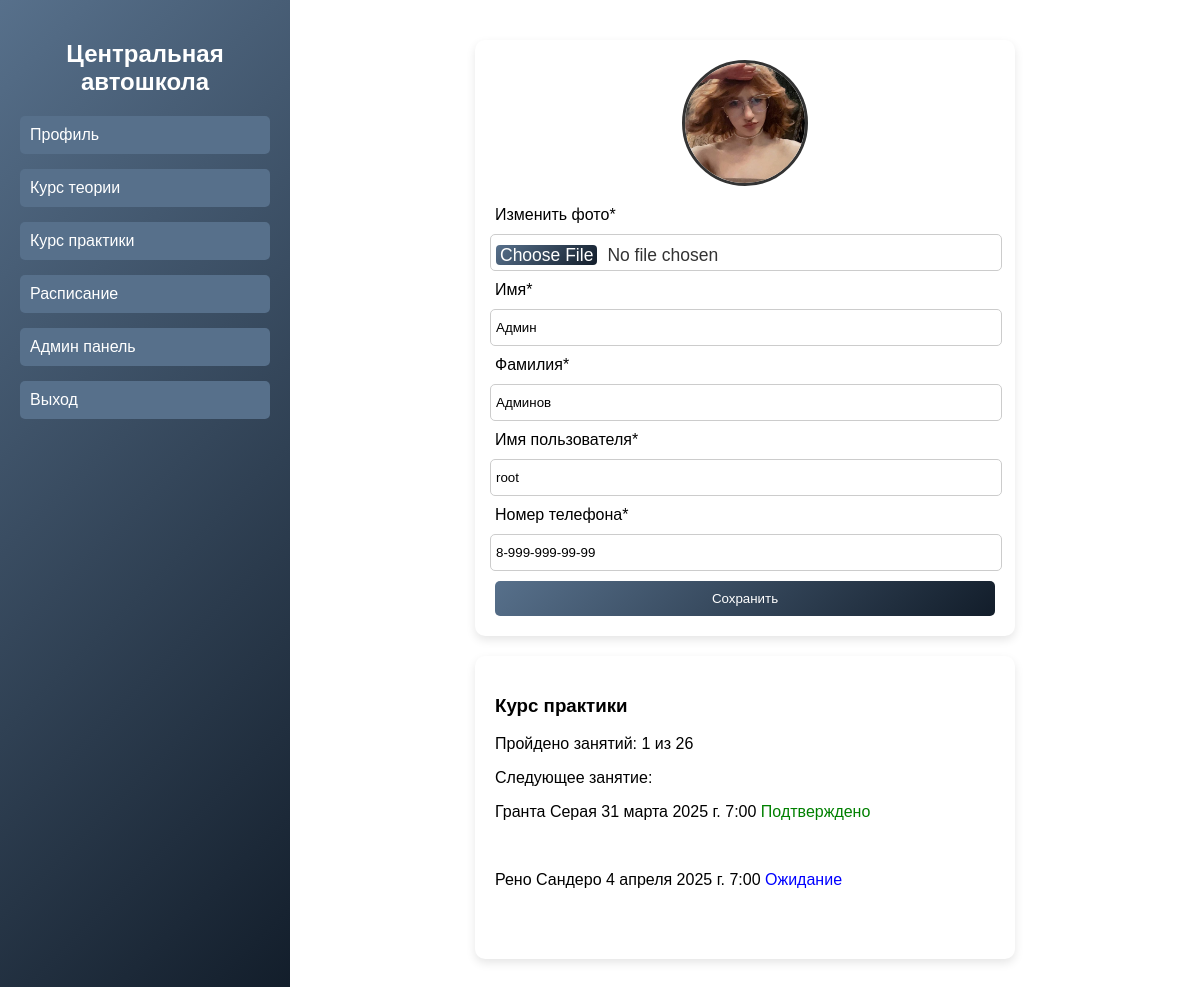
The page /user/profile/ (signed in) on the database its author committed.
### users/models.py (models this page shows, shortened)
class User(AbstractUser):
    image = models.ImageField(upload_to='users_images', blank=True, null=True, verbose_name='Аватар')
    phone = models.CharField(max_length=15,verbose_name='Телефон')
    completed_classes = models.IntegerField(blank=True, null=True, verbose_name='Пройденные занятия')
    course_purchased = models.BooleanField(default=False, verbose_name='Курс куплен')
    class Meta:
        db_table = 'user'
        verbose_name = 'Пользователя'
        verbose_name_plural = 'Пользователи'
    def __str__(self):
        return self.username

class Booking(models.Model):
    STATUS_CHOICES = [
        ('pending', 'Ожидание'),
        ('confirmed', 'Подтверждено'),
        ('rejected', 'Отклонено'),
    ]
    user = models.ForeignKey(User, on_delete=models.CASCADE, related_name='bookings')
    car_model = models.CharField(max_length=100)
    date = models.DateField()
    time = models.TimeField()
    status = models.CharField(max_length=10, choices=STATUS_CHOICES, default='pending')
    class Meta:
        db_table = 'Booking'
        verbose_name = 'Запись пользователя'
        verbose_name_plural = 'Записи пользователей'

### users/views.py (the view)
# urls.py: path('profile/', views.profile, name='profile'),
@login_required
def profile(request):
    if request.POST:
        form = ProfileForm(data=request.POST, instance=request.user, files=request.FILES)
        if form.is_valid():
            form.save()
            return HttpResponseRedirect(reverse('users:profile'))
    else:
        form = ProfileForm(instance=request.user)
    db_booking = Booking.objects.filter(user=request.user,).order_by('date')
    user = get_object_or_404(User,username=request.user.username)
    context = {'title':'Кабинет', 'form':form, 'booking': db_booking,'completed_classes':user.completed_classes}
    return render(request,'users/profile.html',context)

### users/forms.py
class ProfileForm(UserChangeForm):
    class Meta:
        model = User
        fields = ('image','first_name', 'last_name', 'username', 'phone')
    image = forms.ImageField(required=False)
    first_name = forms.CharField()
    last_name = forms.CharField()
    username = forms.CharField()
    phone = forms.CharField()

### users/templates/users/profile.html (shortened to what this page needs)
{% extends "includes/base.html" %}
{% load static %}
{%block content %}
    <main class="content">
        <section class="profile">
            <form action="{% url 'users:profile'%}" method="post" enctype="multipart/form-data">
                {%if user.image %}
                    <img src="{{user.image.url}}"
                        alt="Аватар пользователя" class="avatar">
                {%else%}
                     <img src="{% static 'images/anonymous.jpg' %}" alt="" class="avatar">
                {%endif%}
                <label >Изменить фото*</label>
                <input type="file"
                       id="id_image"
                       name="image"
                       class="change_img"
                       accept="image/*">
                <div class="col-md-12 mb-3">
                    <label for="id_first_name">Имя*</label>
                    <input type="text"
                               id="id_first_name"
                               name="first_name"
                               placeholder="Введите ваше имя"
                               value="{{form.first_name.value}}" readonly>
                </div>
                <div class="col-md-12 mb-3">
                        <label for="id_last_name" >Фамилия*</label>
                        <input type="text"
                               id="id_last_name"
                               name="last_name"
                               placeholder="Введите вашу фамилию"
                               value="{{form.last_name.value}}" readonly>
                </div>
                <div class="col-md-12 mb-3">
                        <label for="id_username" >Имя пользователя*</label>
                        <input type="text"
                               id="id_username"
                               name = 'username'
                               placeholder="Введите ваше имя пользователя"
                               value="{{form.username.value}}" readonly>
                </div>
                    {%if user.is_admin or user.is_staff %}
                        <div class="col-md-12 mb-3">
                            <label for="id_phone" >Номер телефона*</label>
                            <input type="text"
                                   id="id_phone"
                                   name = 'phone'
                                   placeholder="8-999-999-99-99"
                                   value="{{form.phone.value}}" required>
                        </div>
                    {%endif%}
                <button type="submit" class="btn">Сохранить</button>
            </form>
        </section>
        <section class="course-info">
            <h3>Курс практики</h3>
            <p>Пройдено занятий: {%if completed_classes is None%} 0 {%else%} {{completed_classes}} {%endif%} из 26</p>
            <p>Следующее занятие:</p>
            {% for i in booking%}
            <p>{{i.car_model}} {{i.date}} {{i.time}}
                {%if i.status == 'confirmed' %}
                    <span class="status-confirmed">Подтверждено</span>
                {%elif i.status == 'rejected' %}
                    <span class="status-rejected">Отклонено</span>
                {%elif i.status == 'pending' %}
                    <span class="status-pending">Ожидание</span>
                {% endif%}
            </p>
            {% endfor %}
        </section>
    </main>
{%endblock%}

### templates/includes/base.html (shortened to what this page needs)
{% load static %}
<!DOCTYPE html>
<html lang="ru">
<head>
    <link rel="stylesheet" href="{% static 'css/style_profile.css' %}">
</head>
<body>
    <div class="dashboard">
        <aside class="sidebar">
            <h2>Центральная автошкола</h2>
            <nav>
                <ul>
                    <li><a href="{% url 'users:profile'%}">Профиль</a></li>
                    <li><a href="https://ruspdd.com/?etext=2202.pZBRdsS4LNlJJvPEZ_n0ibt8QNt_o32J9bERZX3kkH7FsN4HX-g5lY8xHhmXgl8AEXcEHGbi
                    _lfDiVLl3OEgKXNxdndyd254Z3dxeG9wdWw.2e82de67ffb82b28930917996b48a774b9033d34&yclid=5349784343664394239">Курс теории</a></li>
                    <li><a href="{% url 'schedule:timetable' %}">Курс практики</a></li>
                    {%if user.is_admin or user.is_staff %}
                        <li><a href="{% url 'scheduledit:timetable' %}">Расписание</a></li>
                        <li><a href="{% url 'admin:index' %}">Админ панель</a></li>
                    {%endif%}
                    <li><a href="{% url 'users:logout'%}">Выход</a></li>
                </ul>
            </nav>
        </aside>
        {%block content %} {%endblock%}
    </div>
</body>

### static/css/style_profile.css (style rules this page uses)
body { font-family: Arial, sans-serif; margin: 0; padding: 0; background-color: #ffff; }
.dashboard { display: flex; min-height: 100vh; }
.sidebar { width: 250px; background: linear-gradient(135deg, #57708b, #121d2a); color: white; padding: 20px; }
.sidebar h2 { text-align: center; margin-bottom: 20px; }
.sidebar ul { list-style: none; padding: 0; }
.sidebar ul li { margin: 15px 0; }
.sidebar ul li a { color: white; text-decoration: none; display: block; padding: 10px; background: #57708b; border-radius: 5px; transition: background 0.3s; }
.content { flex: 1; padding: 20px; background: white; overflow-y: auto; }
.profile { background: #fff; padding: 20px; border-radius: 10px; box-shadow: 0 0 10px rgba(0, 0, 0, 0.1); max-width: 500px; margin: 20px auto; box-shadow: 0 4px 10px rgba(0, 0, 0, 0.1); transition: transform 0.3s, box-shadow 0.3s; }
.profile .avatar { display: block; width: 120px; height: 120px; border-radius: 50%; margin: 0 auto 20px; object-fit: cover; border: 3px solid #333; }
.change_img { width: 100%; height: 15px; border: 1px solid #ccc; border-radius: 4px; font-size: 17.5px; color: #333; cursor: pointer; }
.profile input { width: 100%; padding: 10px 5px; margin: 10px -5px ; border: 1px solid #ccc; border-radius: 5px; }
.profile .btn { width: 100%; padding: 10px; background: linear-gradient(135deg, #57708b, #121d2a); color: white; border: none; border-radius: 5px; cursor: pointer; transition: background 0.3s; }
.course-info { background: #fff; padding: 20px; border-radius: 10px; box-shadow: 0 0 10px rgba(0, 0, 0, 0.1); margin: 20px auto; max-width: 500px; box-shadow: 0 4px 10px rgba(0, 0, 0, 0.1); transition: transform 0.3s, box-shadow 0.3s; }
.status-confirmed { color:green; }
.status-pending { color: blue; }

### rows shown on the page
User: image (picture), first_name "Админ", last_name "Админов", username "root", phone "8-999-999-99-99"
Booking: car_model "Гранта Серая", date "31 марта 2025 г.", time "7:00", status "Подтверждено"
Booking: car_model "Рено Сандеро", date "4 апреля 2025 г.", time "7:00", status "Ожидание"

### other values the page prints
{{ completed_classes }} "1"
